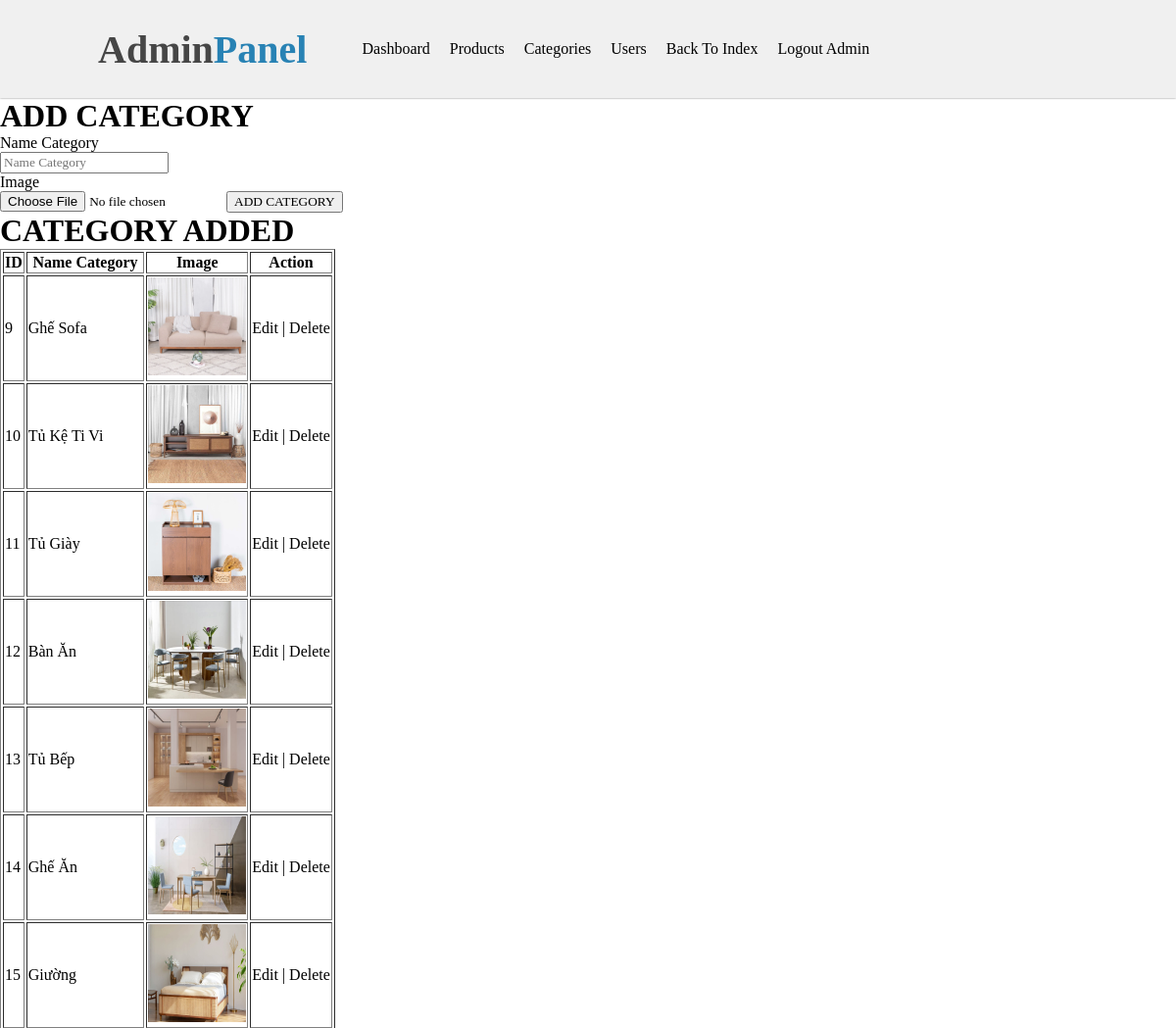
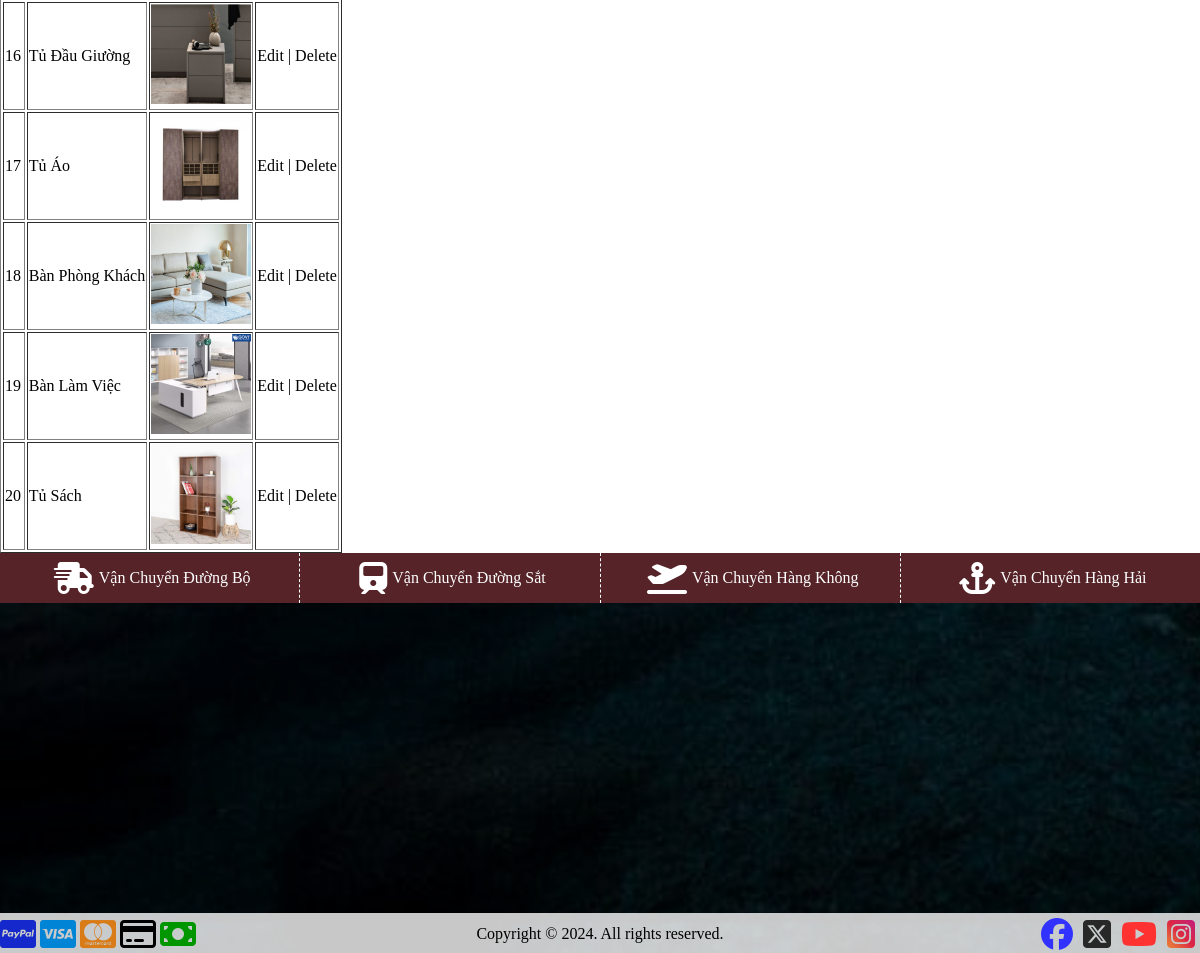
Screenshot of /admin.php?Admin_Action=categories (signed in) with the database file from the repository (2 pictures, top to bottom).
### tables this page shows
CREATE TABLE `categories` (
  `ID` int(11) NOT NULL,
  `Name` varchar(50) NOT NULL,
  `Image` text NOT NULL
);

### admin/models/categories_processing.php (called while the page is built, shortened)
<?php
class Categories_Processing_Model
{
    public $SQL_Database;
    public function __construct()
    {
        $this->SQL_Database = new SQL_Database();
    }
    public function List_Categories()
    {
        $List_Categories = $this->SQL_Database->Get_Categories();
        return $List_Categories;
    }
}

### admin/views/categories.php (the view, shortened to what this page needs)
<div class="Admin-Category-Page">
    <h1>ADD CATEGORY</h1>
    <form action="admin.php?Admin_Action=categories&Category_Action=add" method="post" enctype="multipart/form-data" class="Form-Add-Category">
        <label>Name Category <br><input type="text" name="Name" value="<?php echo isset($_GET['Name']) ? $_GET['Name'] : '' ?>" required placeholder="Name Category"></label><br>
        <label>Image <br><input type="file" name="Image"></label>
        <input type="submit" name="Add_Category" value="ADD CATEGORY">
    </form>
    <h1>CATEGORY ADDED</h1>
    <table border="1" class="Table-List-Category">
        <tr>
            <th>ID</th>
            <th>Name Category</th>
            <th>Image</th>
            <th>Action</th>
        </tr>
        <?php
        $Table_Category = '';
        foreach ($List_Categories as $key => $value) {
            $Table_Category .= '<tr>
            <td>' . $value['ID'] . '</td>
            <td>' . $value['Name'] . '</td>
            <td><img src="public/img/Categories/' . $value['Image'] . '" alt="Image Category" width="100px" height="100px"></td>
            <td><a href="admin.php?Admin_Action=categories&Category_Action=edit&ID=' . $value['ID'] . '">Edit</a> |
            <a href="admin.php?Admin_Action=categories&Category_Action=delete&ID=' . $value['ID'] . '">Delete</a></td>
            </tr>';
        }
        echo $Table_Category;
        ?>
    </table>
</div>

### public/css/style.css (style rules this page uses)
* { box-sizing: border-box; margin: 0; font-family: "Dancing Script", cursive; }
a { text-decoration: none; color: black; }
body { position: relative; margin: 0; }
:root { --background-color: rgba(1, 147, 231, 0.8); }

### rows the page displays
categories: ID "9", Name "Ghế Sofa", Image (picture)
categories: ID "10", Name "Tủ Kệ Ti Vi", Image (picture)
categories: ID "11", Name "Tủ Giày", Image (picture)
categories: ID "12", Name "Bàn Ăn", Image (picture)
categories: ID "13", Name "Tủ Bếp", Image (picture)
categories: ID "14", Name "Ghế Ăn", Image (picture)
categories: ID "15", Name "Giường", Image (picture)
categories: ID "16", Name "Tủ Đầu Giường", Image (picture)
categories: ID "17", Name "Tủ Áo", Image (picture)
categories: ID "18", Name "Bàn Phòng Khách", Image (picture)
categories: ID "19", Name "Bàn Làm Việc", Image (picture)
categories: ID "20", Name "Tủ Sách", Image (picture)
